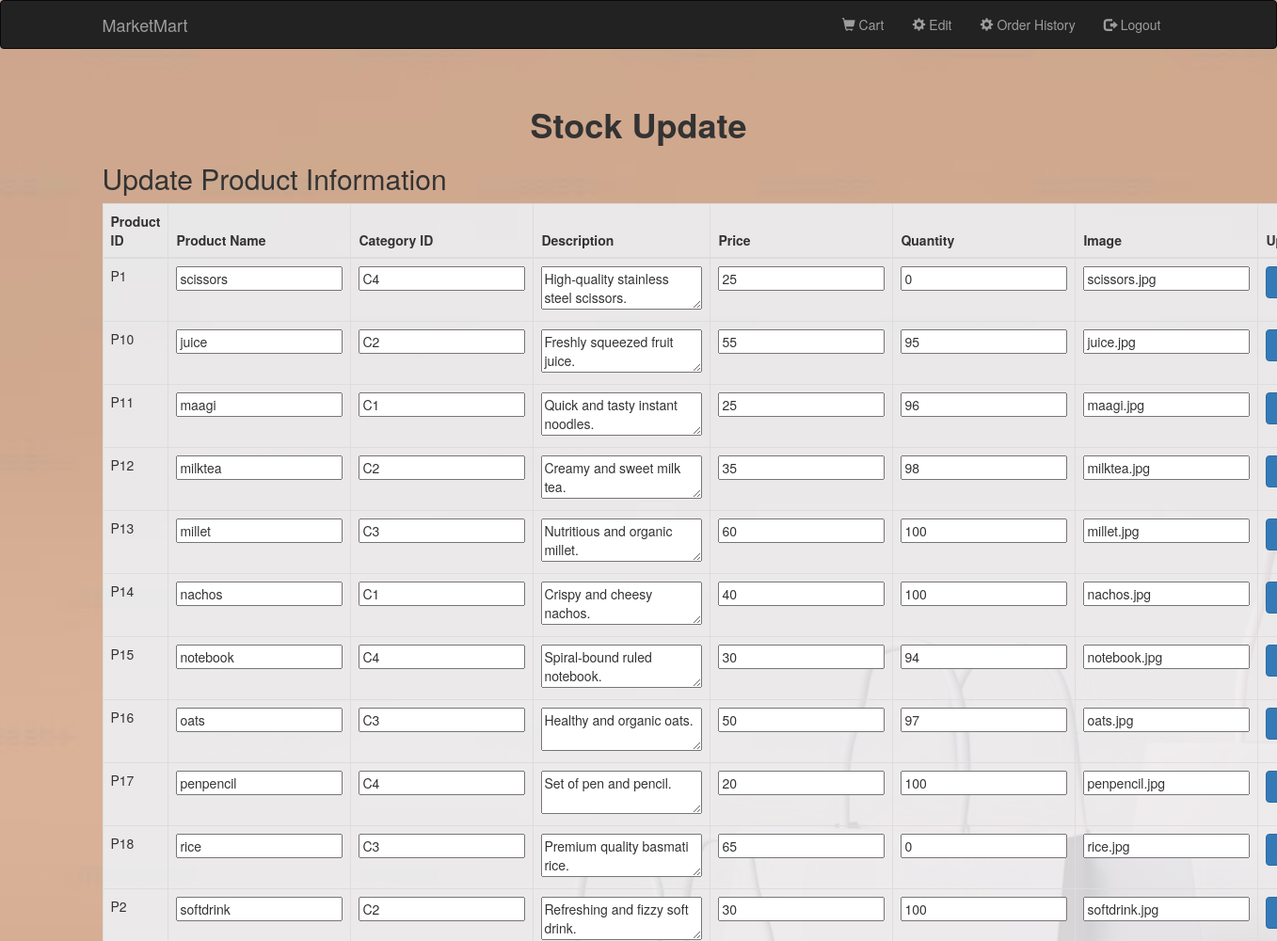
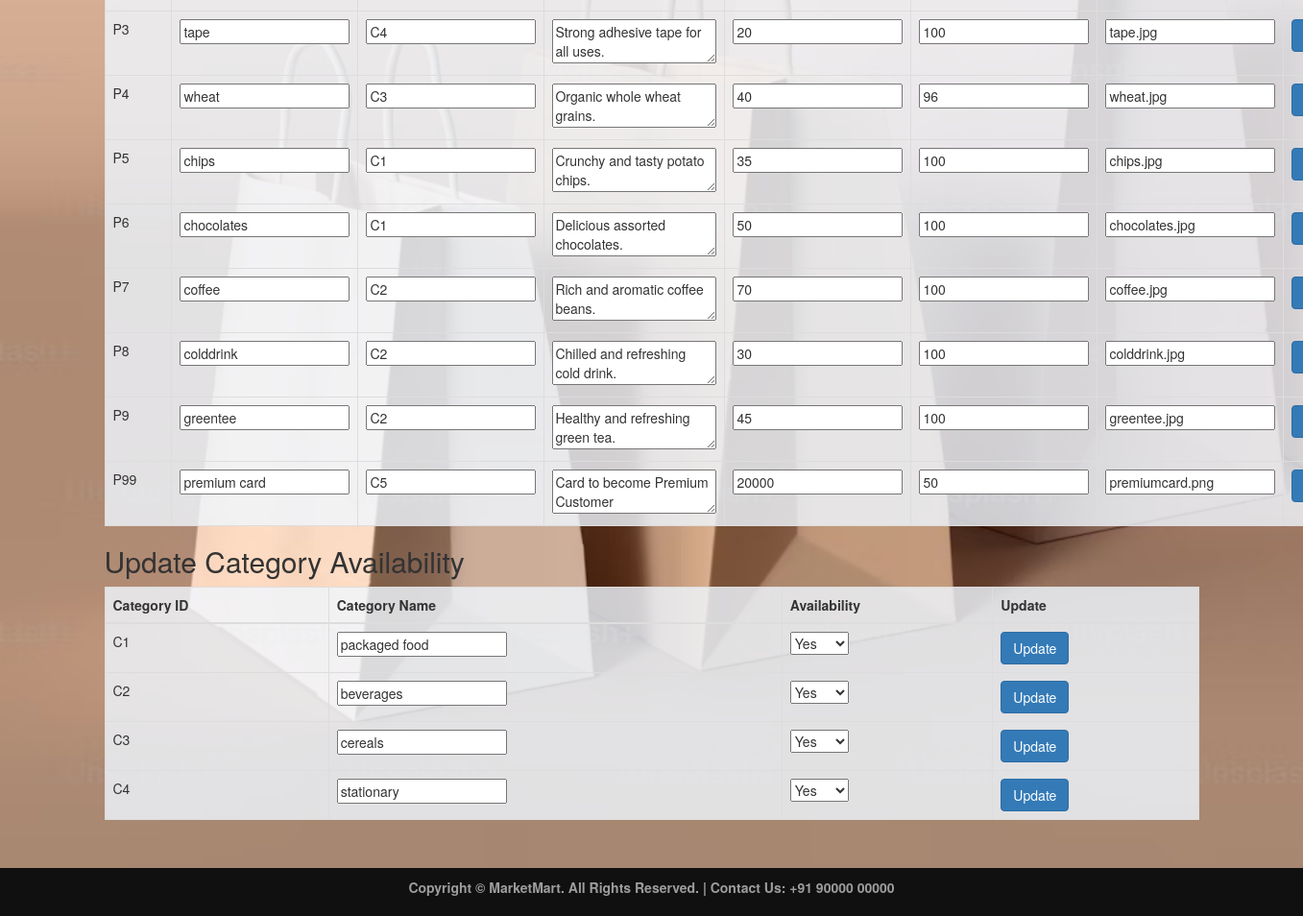
Screenshot of /stockupdate.php (signed in) with the database file from the repository (2 pictures, top to bottom).
### tables this page shows
CREATE TABLE `product` (
  `productid` varchar(10) NOT NULL,
  `productname` varchar(100) NOT NULL,
  `categoryid` varchar(10) NOT NULL,
  `description` text NOT NULL,
  `price` float NOT NULL,
  `quantity` int(11) NOT NULL,
  `image` varchar(100) NOT NULL
);

CREATE TABLE `category` (
  `categoryid` varchar(10) NOT NULL,
  `categoryname` varchar(100) NOT NULL,
  `availability` char(10) NOT NULL
);

### stockupdate.php (the view, shortened to what this page needs)
<?php
require 'connection.php';
$product_query = "SELECT * FROM product";
$product_result = mysqli_query($con, $product_query);
$category_query = "SELECT * FROM category";
$category_result = mysqli_query($con, $category_query);
?>
<!DOCTYPE html>
<html>
<head>
    <link rel="stylesheet" href="bootstrap/css/bootstrap.min.css" type="text/css">
    <link rel="stylesheet" href="css/style.css" type="text/css">
</head>
<body class="loginSignup">
    <?php require 'header.php'; ?>
    <div class="container">
        <div class="row">
            <div class="col-xs-12">
                <center>
                    <h1><b>Stock Update</b></h1>
                </center>
                <h2>Update Product Information</h2>
                <table class="table table-bordered">
                    <thead>
                        <tr>
                            <th>Product ID</th>
                            <th>Product Name</th>
                            <th>Category ID</th>
                            <th>Description</th>
                            <th>Price</th>
                            <th>Quantity</th>
                            <th>Image</th>
                            <th>Update</th>
                        </tr>
                    </thead>
                    <tbody>
                        <?php while ($product = mysqli_fetch_assoc($product_result)): ?>
                        <tr>
                            <form method="post">
                                <td><?php echo htmlspecialchars($product['productid']); ?></td>
                                <td><input type="text" name="productname" value="<?php echo htmlspecialchars($product['productname']); ?>"></td>
                                <td><input type="text" name="categoryid" value="<?php echo htmlspecialchars($product['categoryid']); ?>"></td>
                                <td><textarea name="description"><?php echo htmlspecialchars($product['description']); ?></textarea></td>
                                <td><input type="number" step="0.01" name="price" value="<?php echo htmlspecialchars($product['price']); ?>"></td>
                                <td><input type="number" name="quantity" value="<?php echo htmlspecialchars($product['quantity']); ?>"></td>
                                <td><input type="text" name="image" value="<?php echo htmlspecialchars($product['image']); ?>"></td>
                                <td>
                                    <button type="submit" name="update_product" class="btn btn-primary">Update</button>
                                </td>
                            </form>
                        </tr>
                        <?php endwhile; ?>
                    </tbody>
                </table>
                <h2>Update Category Availability</h2>
                <table class="table table-bordered">
                    <thead>
                        <tr>
                            <th>Category ID</th>
                            <th>Category Name</th>
                            <th>Availability</th>
                            <th>Update</th>
                        </tr>
                    </thead>
                    <tbody>
                        <?php while ($category = mysqli_fetch_assoc($category_result)): ?>
                        <tr>
                            <form method="post">
                                <td><?php echo htmlspecialchars($category['categoryid']); ?></td>
                                <td><input type="text" name="categoryname" value="<?php echo htmlspecialchars($category['categoryname']); ?>"></td>
                                <td>
                                    <select name="availability">
                                        <option value="Y" <?php if ($category['availability'] == 'Y') echo 'selected'; ?>>Yes</option>
                                    </select>
                                </td>
                                <td>
                                    <button type="submit" name="update_category" class="btn btn-primary">Update</button>
                                </td>
                            </form>
                        </tr>
                        <?php endwhile; ?>
                    </tbody>
                </table>
            </div>
        </div>
    </div>
    <?php require 'footer.php'; ?>
</body>
</html>

### css/style.css (style rules this page uses)
.loginSignup { background:url(../img/bg1.avif); background-color: #080808; background-size:cover; }
table { background-color: rgba(240, 248, 255, 0.8); }
html { min-height:100%; position:relative; }

### rows the page displays
product: productid "P1", productname "scissors", categoryid "C4", description "High-quality stainless steel scissors.", price "25", quantity "0", image "scissors.jpg"
product: productid "P10", productname "juice", categoryid "C2", description "Freshly squeezed fruit juice.", price "55", quantity "95", image "juice.jpg"
product: productid "P11", productname "maagi", categoryid "C1", description "Quick and tasty instant noodles.", price "25", quantity "96", image "maagi.jpg"
product: productid "P12", productname "milktea", categoryid "C2", description "Creamy and sweet milk tea.", price "35", quantity "98", image "milktea.jpg"
product: productid "P13", productname "millet", categoryid "C3", description "Nutritious and organic millet.", price "60", quantity "100", image "millet.jpg"
product: productid "P14", productname "nachos", categoryid "C1", description "Crispy and cheesy nachos.", price "40", quantity "100", image "nachos.jpg"
product: productid "P15", productname "notebook", categoryid "C4", description "Spiral-bound ruled notebook.", price "30", quantity "94", image "notebook.jpg"
product: productid "P16", productname "oats", categoryid "C3", description "Healthy and organic oats.", price "50", quantity "97", image "oats.jpg"
product: productid "P17", productname "penpencil", categoryid "C4", description "Set of pen and pencil.", price "20", quantity "100", image "penpencil.jpg"
product: productid "P18", productname "rice", categoryid "C3", description "Premium quality basmati rice.", price "65", quantity "0", image "rice.jpg"
product: productid "P2", productname "softdrink", categoryid "C2", description "Refreshing and fizzy soft drink.", price "30", quantity "100", image "softdrink.jpg"
product: productid "P3", productname "tape", categoryid "C4", description "Strong adhesive tape for all uses.", price "20", quantity "100", image "tape.jpg"
product: productid "P4", productname "wheat", categoryid "C3", description "Organic whole wheat grains.", price "40", quantity "96", image "wheat.jpg"
product: productid "P5", productname "chips", categoryid "C1", description "Crunchy and tasty potato chips.", price "35", quantity "100", image "chips.jpg"
product: productid "P6", productname "chocolates", categoryid "C1", description "Delicious assorted chocolates.", price "50", quantity "100", image "chocolates.jpg"
product: productid "P7", productname "coffee", categoryid "C2", description "Rich and aromatic coffee beans.", price "70", quantity "100", image "coffee.jpg"
product: productid "P8", productname "colddrink", categoryid "C2", description "Chilled and refreshing cold drink.", price "30", quantity "100", image "colddrink.jpg"
product: productid "P9", productname "greentee", categoryid "C2", description "Healthy and refreshing green tea.", price "45", quantity "100", image "greentee.jpg"
product: productid "P99", productname "premium card", categoryid "C5", description "Card to become Premium Customer", price "20000", quantity "50", image "premiumcard.png"
category: categoryid "C1", categoryname "packaged food", availability "Yes"
category: categoryid "C2", categoryname "beverages", availability "Yes"
category: categoryid "C3", categoryname "cereals", availability "Yes"
category: categoryid "C4", categoryname "stationary", availability "Yes"
